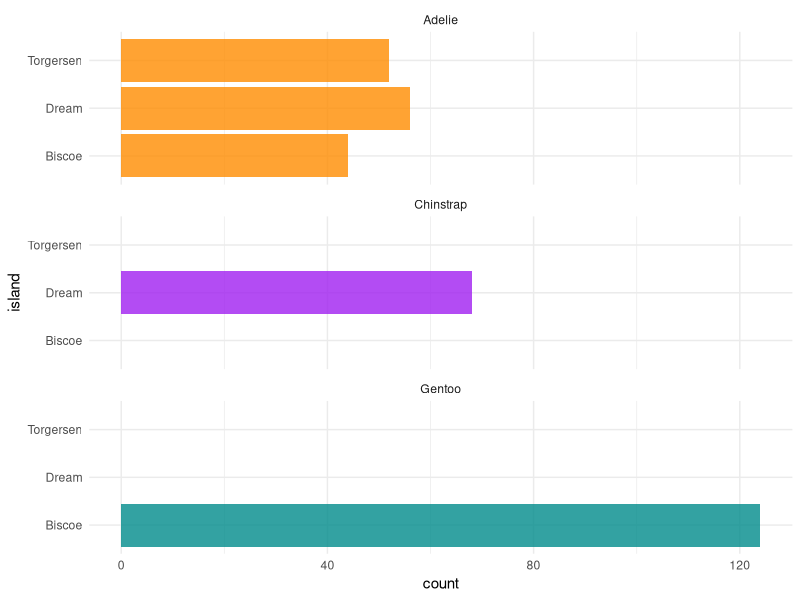
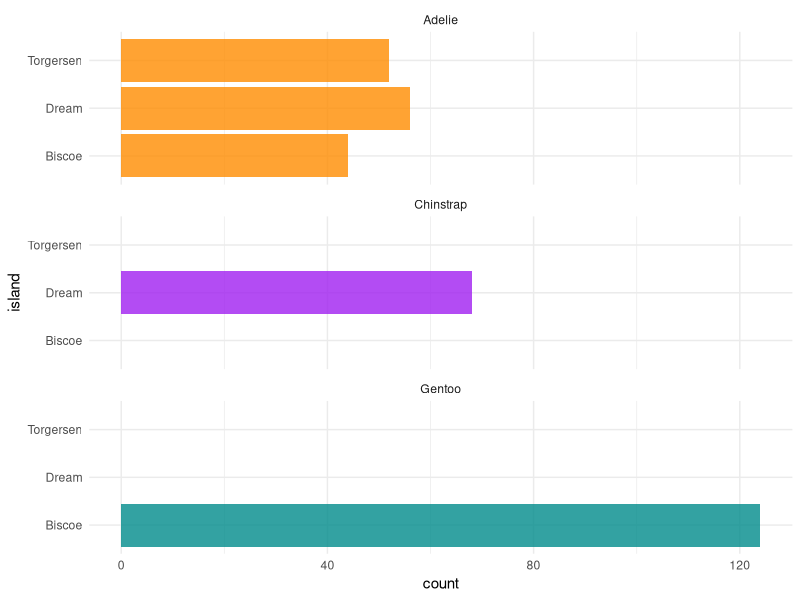

These figures' R source, in order: (Note: this script raises an error after producing the figures.)
## ---- chunk 1
knitr::opts_chunk$set(echo = TRUE)

library(tidyverse)
library(palmerpenguins)
## ---- chunk 2
ggplot(penguins, aes(x = island, fill = species)) +
  geom_bar(alpha = 0.8) +
  scale_fill_manual(values = c("darkorange","purple","cyan4"),
                    guide = FALSE) +
  theme_minimal() +
  facet_wrap(~species, ncol = 1) +
  coord_flip()
## ---- chunk 3

# This needs to be about the random data tha tI sasmpled?
ggplot(penguins, aes(x = island, fill = species)) +
  geom_bar(alpha = 0.8) +
  scale_fill_manual(values = c("darkorange","purple","cyan4"),
                    guide = FALSE) +
  theme_minimal() +
  facet_wrap(~species, ncol = 1) +
  coord_flip()
## ---- chunk 4
knitr::include_graphics(c("./images/same-sex-couple-state-density.png", "./images/LGBT-state-density.png"))
